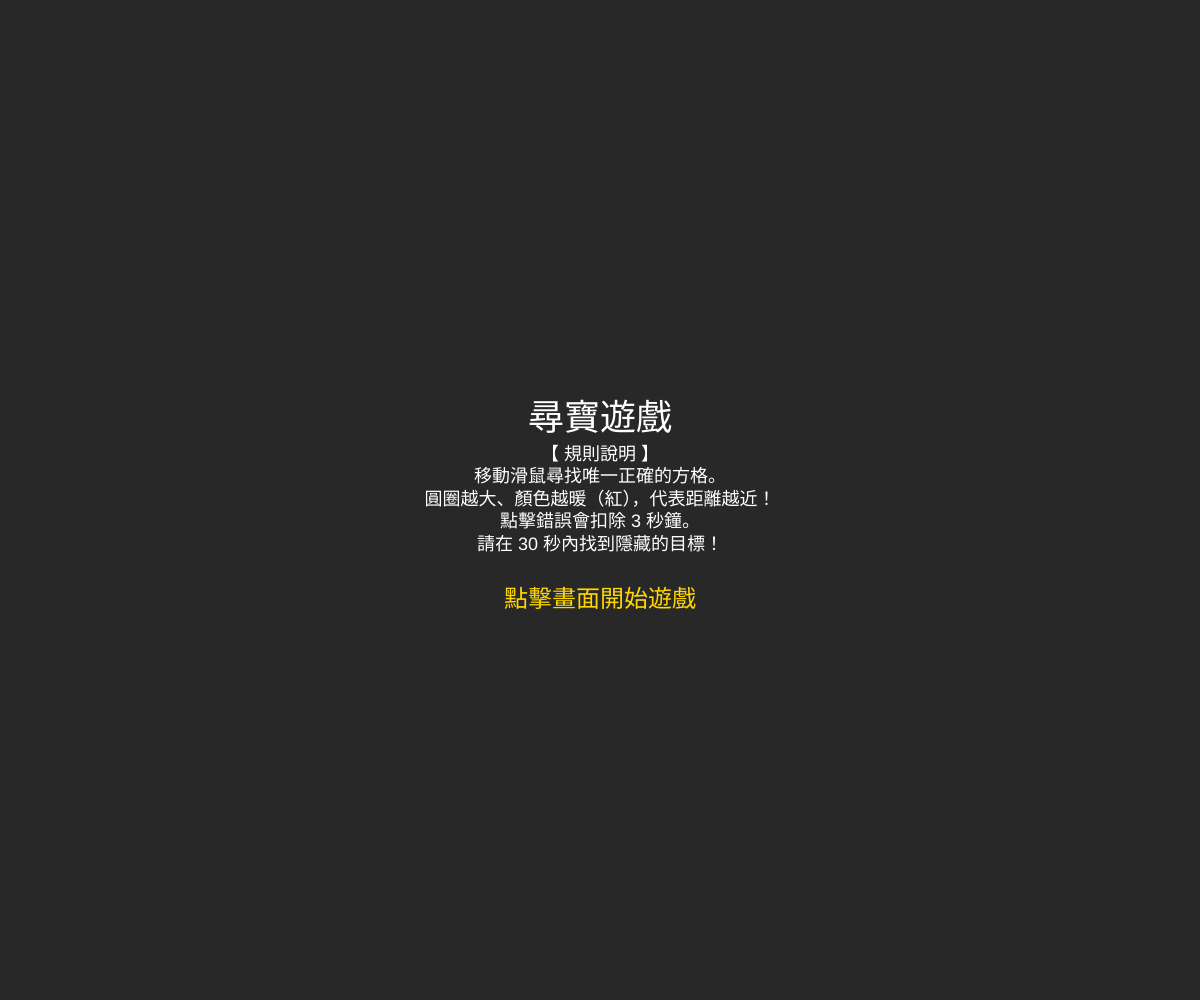
Frame 1 (no input)
Frame 60 (no input): identical to frame 1, image omitted
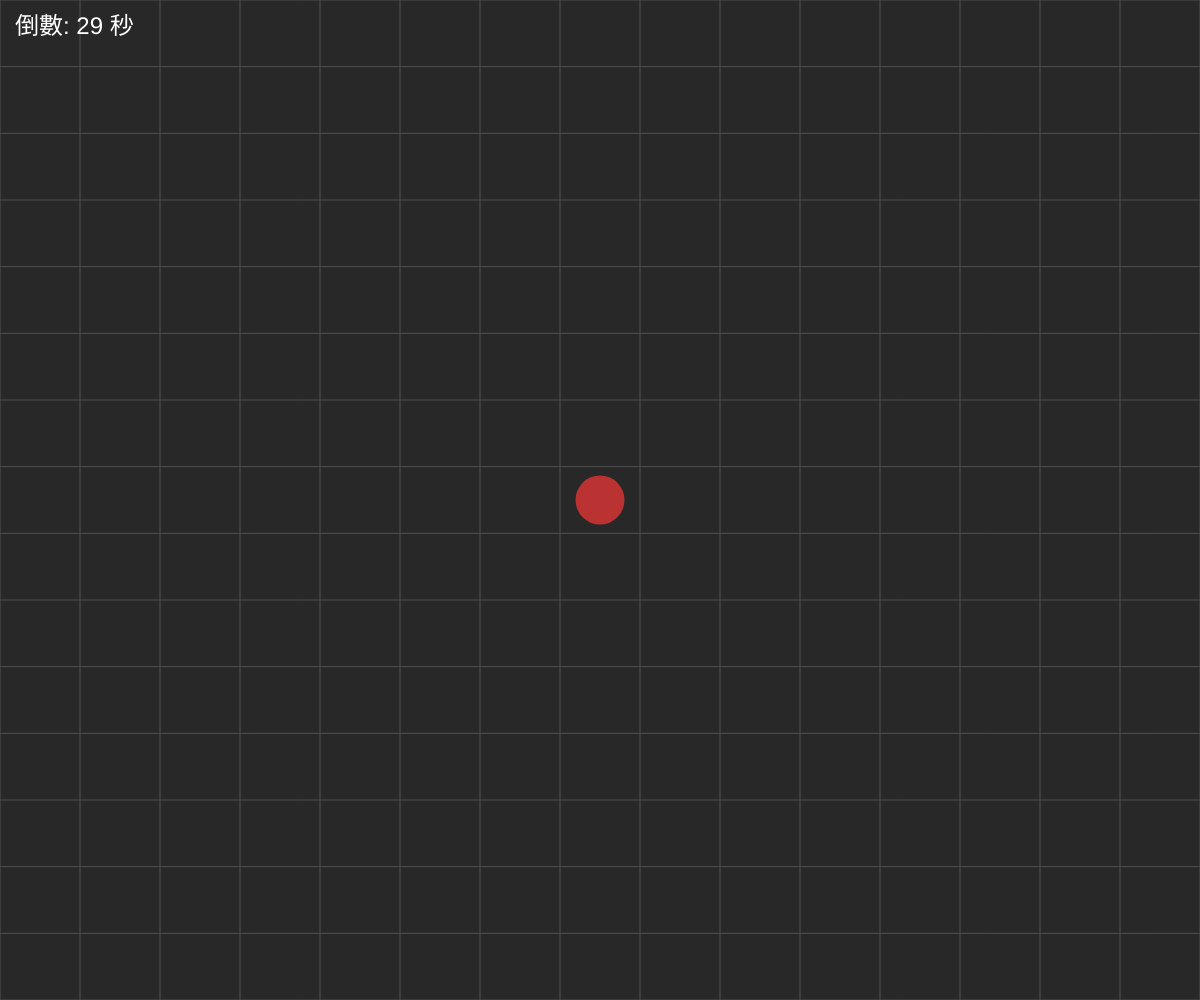
Frame 120 (the mouse pressed at the canvas centre since frame 60)

The p5.js sketch that drew these frames (run headless with seeded random() and noise() and a simulated clock; from frame 60 on, the mouse is pressed at the canvas centre):

// p5.js sketch
// ── sketch.js
let cols = 15;
let rows = 15;
let cellW, cellH;
let targetX, targetY;
let gameState = "START"; // 遊戲狀態: START, PLAYING, WIN, LOSE
let timeLimit = 30; // 倒數時間 30 秒
let startTime;
let maxDist;

function setup() {
  createCanvas(windowWidth, windowHeight);
  cellW = width / cols;
  cellH = height / rows;
  maxDist = dist(0, 0, cols, rows);
}

function initGame() {
  targetX = floor(random(cols));
  targetY = floor(random(rows));
  gameState = "PLAYING";
  startTime = millis();
}

function draw() {
  background(40);

  if (gameState === "START") {
    showStartScreen();
  } else if (gameState === "PLAYING") {
    drawGrid();
    drawHoverEffect();
    checkTimeAndDrawUI();
  } else if (gameState === "WIN") {
    showEndScreen("遊戲成功！你找到了唯一座標！", color(60, 180, 90));
  } else if (gameState === "LOSE") {
    showEndScreen("挑戰失敗！時間已到。", color(200, 60, 60));
  }
}

function drawGrid() {
  stroke(80);
  for (let i = 0; i <= cols; i++) {
    line(i * cellW, 0, i * cellW, height);
  }
  for (let j = 0; j <= rows; j++) {
    line(0, j * cellH, width, j * cellH);
  }
}

function drawHoverEffect() {
  let gridX = floor(mouseX / cellW);
  let gridY = floor(mouseY / cellH);

  // 確保滑鼠在畫布範圍內
  if (gridX >= 0 && gridX < cols && gridY >= 0 && gridY < rows) {
    let d = dist(gridX, gridY, targetX, targetY);
    let normalizedDist = d / maxDist;
    
    // 距離越近，圓圈越大
    let cSize = map(normalizedDist, 0, 1, min(cellW, cellH) * 0.9, min(cellW, cellH) * 0.2);
    
    // 距離越近，顏色越偏紅/暖色；越遠越偏藍/冷色。目標點自然呈現最鮮豔的紅色，不突兀
    let rCol = map(normalizedDist, 0, 0.7, 255, 50, true);
    let bCol = map(normalizedDist, 0.3, 1, 50, 255, true);
    let col = color(rCol, 50, bCol);

    fill(col);
    noStroke();
    ellipse(gridX * cellW + cellW / 2, gridY * cellH + cellH / 2, cSize);
  }
}

function checkTimeAndDrawUI() {
  let elapsed = floor((millis() - startTime) / 1000);
  let timeLeft = max(0, timeLimit - elapsed);
  
  if (timeLeft <= 0) {
    gameState = "LOSE";
  }

  fill(255);
  textSize(24);
  textAlign(LEFT, TOP);
  text(`倒數: ${timeLeft} 秒`, 15, 15);
}

function mousePressed() {
  if (gameState === "START") {
    initGame();
  } else if (gameState === "PLAYING") {
    let gridX = floor(mouseX / cellW);
    let gridY = floor(mouseY / cellH);

    // 確保點擊範圍在網格內
    if (gridX >= 0 && gridX < cols && gridY >= 0 && gridY < rows) {
      // 點擊確認是否為目標座標
      if (gridX === targetX && gridY === targetY) {
        gameState = "WIN";
      } else {
        // 點錯懲罰：將開始時間往前推 3000 毫秒，相當於扣除 3 秒鐘
        startTime -= 3000;
      }
    }
  } else {
    // 遊戲結束時點擊回到開始畫面
    gameState = "START";
  }
}

function showEndScreen(msg, bgColor) {
  background(bgColor);
  fill(255);
  textSize(32);
  textAlign(CENTER, CENTER);
  text(msg, width / 2, height / 2 - 20);
  
  textSize(20);
  text("點擊畫面重新開始", width / 2, height / 2 + 40);
  
  // 顯示目標座標以便在失敗時檢閱
  if (gameState === "LOSE") {
    textSize(16);
    fill(200);
    text(`正確的目標座標為: (${targetX}, ${targetY})`, width / 2, height / 2 + 80);
  }
}

function showStartScreen() {
  background(40);
  fill(255);
  textAlign(CENTER, CENTER);
  
  textSize(36);
  text("尋寶遊戲", width / 2, height / 2 - 80);
  
  textSize(18);
  text("【 規則說明 】\n移動滑鼠尋找唯一正確的方格。\n圓圈越大、顏色越暖（紅），代表距離越近！\n點擊錯誤會扣除 3 秒鐘。\n請在 30 秒內找到隱藏的目標！", width / 2, height / 2);
  
  textSize(24);
  fill(255, 215, 0); // 給開始提示一個顯眼的顏色
  text("點擊畫面開始遊戲", width / 2, height / 2 + 100);
}

function windowResized() {
  resizeCanvas(windowWidth, windowHeight);
  cellW = width / cols;
  cellH = height / rows;
}
